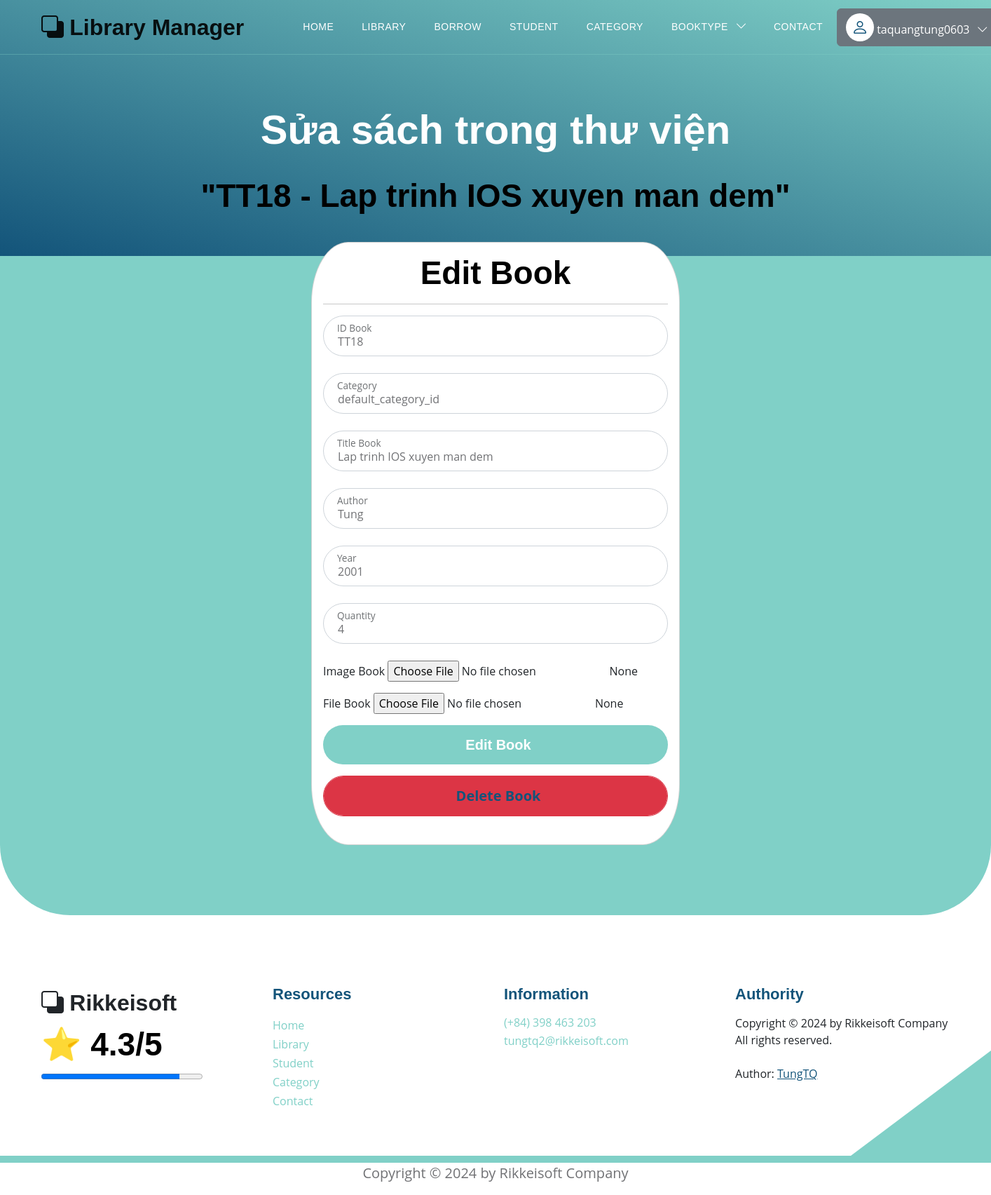
/books/edit_book?id=TT18 (signed in), run on an earlier commit of the app's database.
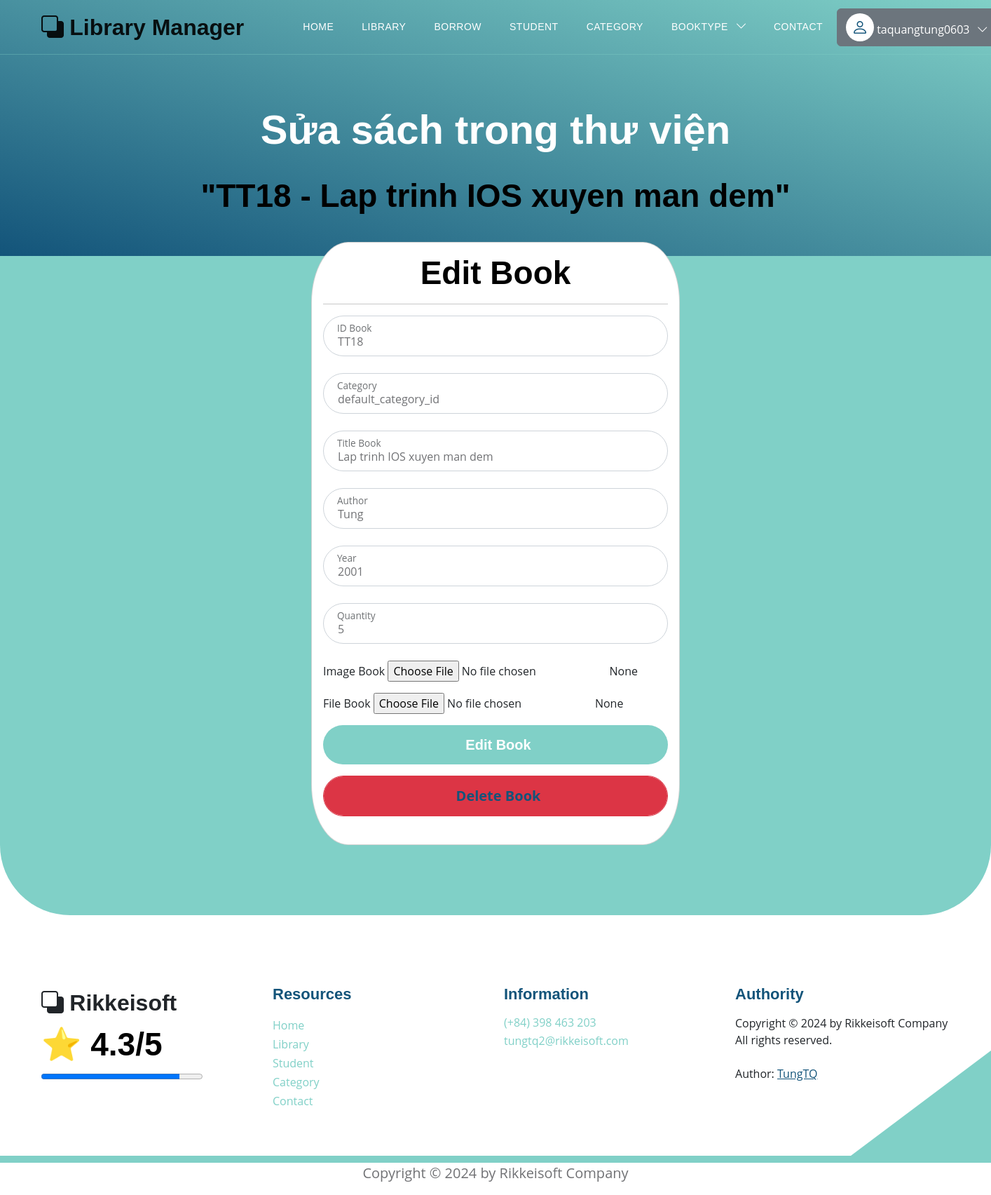
And on a later commit of the database.
### models.py (models this page shows)
class Book(Base):
    __tablename__ = 'books'
    username_id = Column(String(30), ForeignKey('users.username'), nullable=False)
    id_book = Column(String(30), primary_key=True, unique=True, index=True)         # Số thứ tự sách
    title = Column(String(100), index=True)      # Tiêu đề sách
    author = Column(String(100), index=True)     # Tác giả
    year = Column(Integer)                  # Năm xuất bản
    quantity_amount = Column(Integer, index=True, default=0)
    category_id = Column(String(10), ForeignKey('category.category_id'), nullable=False)
    insert_at = Column(DateTime, index=True)
    insert_id = Column(String(30), index=True)
    update_at = Column(DateTime,index=True)
    update_id = Column(String(30), index=True)
    delete_at = Column(DateTime,index=True)
    delete_id = Column(String(30), index=True)
    delete_flag = Column(Integer, index=True)
    image_book = Column(String(100), index=True, nullable=True)         # Đường dẫn tới ảnh của sách
    pdf_book = Column(String(100), index=True, nullable=True)           # Đường dẫn tới file PDF của sách
    user = relationship("User", back_populates="books")
    category = relationship("Category", back_populates="category_books")
    borrows = relationship("BorrowBook", back_populates="book_borrow")
    borrowfinal = relationship("BorrowBookFinal", back_populates="book_borrow_final")

### routers/book.py (the view)
@router.get('/books/edit_book', response_class=HTMLResponse)
async def get_edit(request: Request, id: Optional[str] = None, token: str = Cookie(None), db: Session = Depends(models.get_db)):
    mean_star = function.get_mean_star(db)
    all_category2 = db.query(models.Category).filter(models.Category.delete_flag != 1).all()
    if token:
        decodeJSON = jwt.decode(token, "secret", algorithms=["HS256"])
        username = decodeJSON["username"]
        all_category = db.query(models.Category.category_id).filter(models.Category.delete_flag != 1).all()
        user = function.get_user(db, username)
        if user.role == 0:
            book = db.query(models.Book).filter((models.Book.username_id == username) & (models.Book.id_book == id)).first()
        else:
            book = db.query(models.Book).filter((models.Book.id_book == id)).first()
        if book:
            return templates.TemplateResponse("edit_book.html", {"request": request,
                                                                 "book": book,
                                                                 "all_category": all_category,
                                                                 "mean_star": mean_star,
                                                                 "all_category2": all_category2})
        else:
            return templates.TemplateResponse("error_template.html", {"request": request,
                                                                         "mean_star": mean_star,
                                                                         "error": "Không thấy sách cần sửa!"})
    else:
        return templates.TemplateResponse("error_template.html", {"request": request,
                                                                  "mean_star": mean_star,
                                                                  "error": "Page Not Found"})

### templates/edit_book.html (shortened to what the changed rows need)
{% extends "base.html" %}
{% block content %}
<section class="hero-section d-flex justify-content-center align-items-center" id="section_1"
    style="padding-bottom: 50px;">
    <div class="container">
        <div class="row">
            <div class="col-lg-8 col-12 mx-auto">
                <h1 class="text-white text-center"> Sửa sách trong thư viện </h1>
                <br>
                <h2 class="text-center"> "{{book.id_book}} - {{book.title}}" </h2>
            </div>
        </div>
    </div>
</section>
<section class="featured-section">
    <div class="container">
        <div class="row justify-content-center">
            <div class="col-lg-5 col-md-7 col-12" style="padding-top: 80px;">
                <div class="card" style="border-radius: 10%;">
                    <div class="card-body">
                        <h2 class="card-title text-center"> Edit Book </h2>
                        <form action="/books/edit_book" method="post" class="custom-form" role="form" enctype="multipart/form-data">
                            <div class="form-floating mb-3">
                                <input type="text" name="id" id="id" class="form-control" required=""
                                    placeholder="ID Book" value="{{book.id_book}}" readonly>
                                <label for="id_book"> ID Book </label>
                            </div>
                            <div class="form-floating mb-3">
                                <select name="category_id" id="category_id" class="form-control" required="">
                                    <option value="{{book.category_id}}"> {{book.category_id}} </option>
                                </select>
                                <label for="category_id">Category</label>
                            </div>
                            <div class="form-floating mb-3">
                                <input type="text" name="title" id="title" class="form-control" required=""
                                    placeholder="Title" value="{{book.title}}">
                                <label for="title"> Title Book </label>
                            </div>
                            <div class="form-floating mb-3">
                                <input type="text" name="author" id="author" class="form-control" required=""
                                    placeholder="Author" value="{{book.author}}">
                                <label for="author"> Author </label>
                            </div>
                            <div class="form-floating mb-3">
                                <input type="number" name="year" id="year" class="form-control" required=""
                                    placeholder="year" value="{{book.year}}">
                                <label for="year"> Year </label>
                            </div>
                            <div class="form-floating mb-3">
                                <input type="number" name="quantity" id="quantity" class="form-control" required=""
                                    placeholder="quantity" value="{{book.quantity_amount}}">
                                <label for="quantity"> Quantity </label>
                            </div>
                            <div class="form-group mb-3">
                                <label for="book_image">Image Book</label>
                                <input type="file" class="form-control-file" id="book_image" name="book_image" value="{{book.image_book}}"> {{book.image_book}}
                            </div>
                            <div class="form-group mb-3">
                                <label for="book_pdf">File Book</label>
                                <input type="file" class="form-control-file" id="book_pdf" name="book_pdf" value="{{book.pdf_book}}"> {{book.pdf_book}}
                            </div>
                            <button type="submit" class="form-control btn btn-primary"> Edit Book </button>
                            <button type="button" class="form-control btn btn-danger mt-3" style="color:aliceblue; font-size: 20px;"> <b> <a href="/books/delete_book?id={{book.id_book}}"> Delete Book </a></b> </button>
                        </form>
                    </div>
                </div>
            </div>
        </div>
    </div>
</section>
{% endblock content %}

What changed in the data, as far as the page shows it:
changed Book "TT18": quantity "4" → "5"
